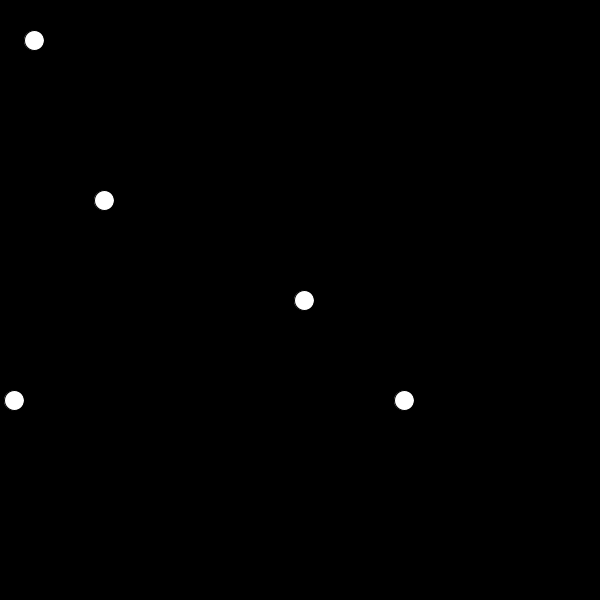
Frame 1 (no input)
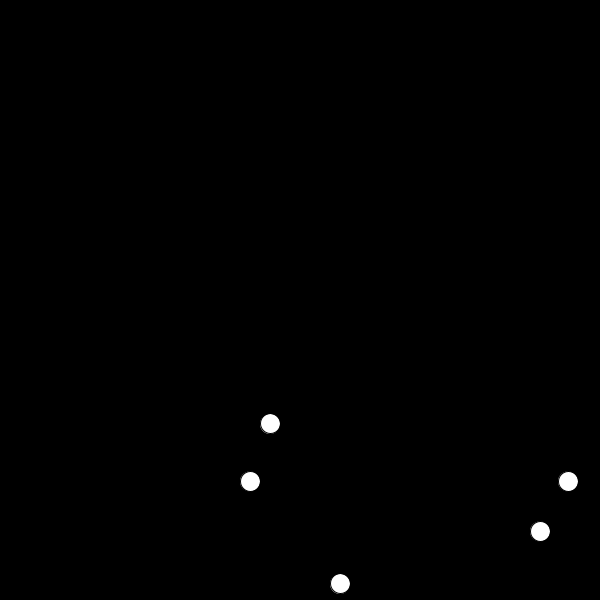
Frame 60 (the mouse pressed at the canvas centre just before this capture)
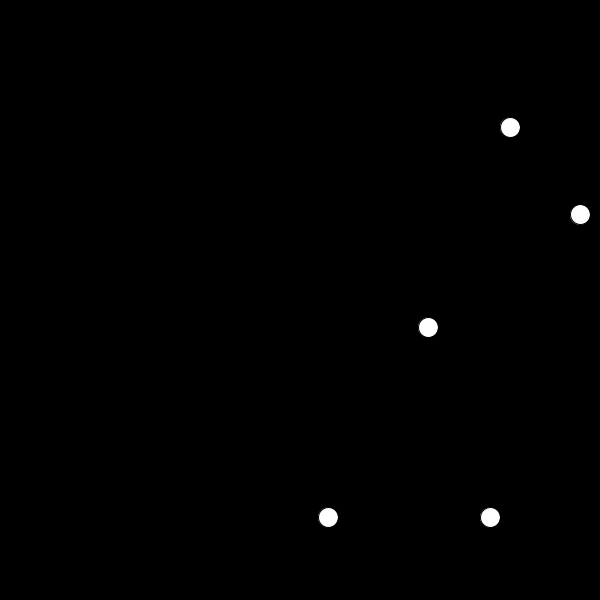
Frame 120 (the mouse held since frame 60 and released just before this capture)

The Processing sketch that drew these frames (run headless with seeded random() and noise(); from frame 60 on, the mouse is pressed at the canvas centre):

// Processing sketch: day08_bouncingballOOP
// ── day08_bouncingballOOP.pde
//Main program that invokes everything.
//Compartmentalized to call object and let it run itself.

Ball ball1;  //Class name just like int or float followed by obj name.
Ball ball2;
Ball ball3;
Ball ball4;
Ball ball5;

void setup() {
  size(600, 600);
  smooth();
  //ball = new Ball();  //Build a new instance of the class.
  ball1 = new Ball(400, 400);
  ball2 = new Ball(30, 40);
  ball3 = new Ball(100, 200);
  ball4 = new Ball(10, 400);
  ball5 = new Ball(300, 300);
}

void draw() {
  background(0);
  ball1.run();  //Call class Ball to run itself.
  ball2.run();
  ball3.run();
  ball4.run();
  ball5.run();
}
// ── Ball.pde
//Class name.
class Ball {
  
  //Variables.
  float x = 0;
  float y = 0;
  float speedx = 4;
  float speedy = 0.5;
  float rad = 20;
  
  //Constructor.
  Ball(float _x, float _y) {  //Differentiate input to the constructor from variables.
    x = _x;  //Not necessarily equal if storing in different format.
    y = _y;
  }
    
  //Methods: to compartmentalize actions.
  void run() {
    move();
    bounce();
    gravity();
    display();
  }
  
  void move() {
    x = x + speedx;
    y = y + speedy;
  }
  
  void bounce() {
    if((x > width) || (x < 0)) {
      speedx = speedx * -1;
    }
    if((y > height) || (y < 0)) {
      speedy = speedy * -1;
    }
  }
  
  void gravity() {
    speedy = speedy + 0.2;
  }
  
  void display() {
    //ellipse(200, 200, 20, 20);
    ellipse(x, y, rad, rad);  //Allow user of this class to specify instance position.
  }
}
